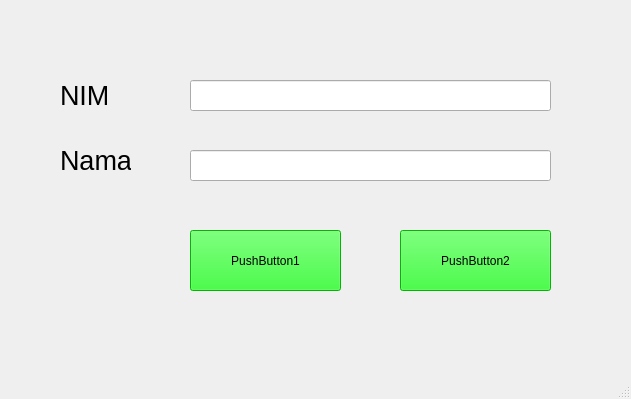
<?xml version="1.0" encoding="UTF-8"?>
<ui version="4.0">
 <class>MainWindow</class>
 <widget class="QMainWindow" name="MainWindow">
  <property name="geometry">
   <rect>
    <x>0</x>
    <y>0</y>
    <width>631</width>
    <height>399</height>
   </rect>
  </property>
  <property name="windowTitle">
   <string>MainWindow</string>
  </property>
  <widget class="QWidget" name="centralwidget">
   <widget class="QLabel" name="label">
    <property name="geometry">
     <rect>
      <x>60</x>
      <y>80</y>
      <width>47</width>
      <height>31</height>
     </rect>
    </property>
    <property name="maximumSize">
     <size>
      <width>47</width>
      <height>16777215</height>
     </size>
    </property>
    <property name="font">
     <font>
      <pointsize>20</pointsize>
     </font>
    </property>
    <property name="text">
     <string>NIM</string>
    </property>
   </widget>
   <widget class="QLabel" name="label_2">
    <property name="geometry">
     <rect>
      <x>60</x>
      <y>140</y>
      <width>71</width>
      <height>41</height>
     </rect>
    </property>
    <property name="font">
     <font>
      <pointsize>20</pointsize>
     </font>
    </property>
    <property name="text">
     <string>Nama</string>
    </property>
   </widget>
   <widget class="QLineEdit" name="lineEdit">
    <property name="geometry">
     <rect>
      <x>190</x>
      <y>80</y>
      <width>361</width>
      <height>31</height>
     </rect>
    </property>
   </widget>
   <widget class="QLineEdit" name="lineEdit_2">
    <property name="geometry">
     <rect>
      <x>190</x>
      <y>150</y>
      <width>361</width>
      <height>31</height>
     </rect>
    </property>
   </widget>
   <widget class="QPushButton" name="pushButton">
    <property name="geometry">
     <rect>
      <x>190</x>
      <y>230</y>
      <width>151</width>
      <height>61</height>
     </rect>
    </property>
    <property name="autoFillBackground">
     <bool>false</bool>
    </property>
    <property name="styleSheet">
     <string notr="true">background-color: rgb(0, 255, 0);</string>
    </property>
    <property name="text">
     <string>PushButton1</string>
    </property>
   </widget>
   <widget class="QPushButton" name="pushButton_2">
    <property name="geometry">
     <rect>
      <x>400</x>
      <y>230</y>
      <width>151</width>
      <height>61</height>
     </rect>
    </property>
    <property name="styleSheet">
     <string notr="true">background-color: rgb(0, 255, 0);</string>
    </property>
    <property name="text">
     <string>PushButton2</string>
    </property>
   </widget>
  </widget>
  <widget class="QMenuBar" name="menubar">
   <property name="geometry">
    <rect>
     <x>0</x>
     <y>0</y>
     <width>631</width>
     <height>21</height>
    </rect>
   </property>
  </widget>
  <widget class="QStatusBar" name="statusbar"/>
 </widget>
 <resources/>
 <connections/>
</ui>
